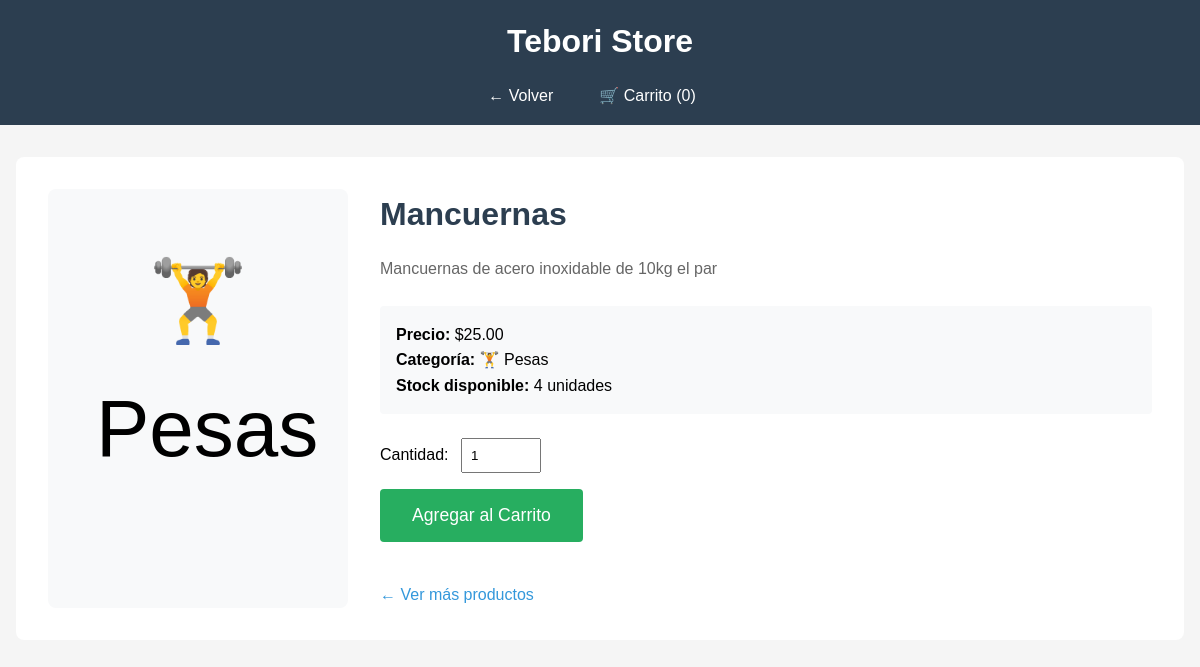
The page /ver_producto.php?id=6 on the database its author committed.
### tables this page shows
CREATE TABLE `productos` (
  `id` int(11) NOT NULL,
  `nombre` varchar(200) NOT NULL,
  `descripcion` text DEFAULT NULL,
  `precio` decimal(10,2) NOT NULL,
  `categoria` varchar(50) NOT NULL,
  `stock` int(11) DEFAULT 0,
  `imagen` varchar(255) DEFAULT 'default.jpg',
  `fecha_creacion` timestamp NOT NULL DEFAULT current_timestamp(),
  `activo` tinyint(1) DEFAULT 1
);

### datos.php (called while the page is built, shortened)
<?php
$database = new Database();
$conn = $database->getConnection();
$categorias = array(
    'pesas' => '🏋️ Pesas',
    'boxeo' => '🥊 Boxeo',
    'cardio' => '🏃 Cardio',
    'yoga' => '🧘 Yoga',
    'suplementos' => '💊 Suplementos',
    'ropa' => '👕 Ropa Deportiva'
);
function obtenerProductos($conn, $categoria_filtro = null) {
    $query = "SELECT * FROM productos WHERE activo = 1";
    $query .= " ORDER BY fecha_creacion DESC";
    $stmt = $conn->prepare($query);
    $stmt->execute();
    return $stmt->fetchAll(PDO::FETCH_ASSOC);
}
$productos_array = obtenerProductos($conn);
$productos = array();
foreach ($productos_array as $producto) {
    $productos[$producto['id']] = $producto;
}
$total_carrito = 0;
?>

### ver_producto.php (the view, shortened to what this page needs)
<?php
include 'datos.php';
$id_producto = isset($_GET['id']) ? intval($_GET['id']) : 0;
$producto = null;
if (isset($productos[$id_producto])) {
    $producto = $productos[$id_producto];
}
?>
<!DOCTYPE html>
<html lang="es">
<head>
    <link rel="stylesheet" href="estilo.css">
</head>
<body>
    <div class="encabezado" style="text-align:center;">
        <h1 >Tebori Store</h1>
        <div class="menu">
            <a href="index.php">← Volver</a>
            <a href="carrito.php">🛒 Carrito (<?php echo $total_carrito; ?>)</a>
        </div>
    </div>
    <div class="contenedor">
        <div class="detalle-producto">
            <div class="detalle-imagen">
                <?php
                if (isset($categorias[$producto['categoria']])) {
                    echo $categorias[$producto['categoria']];
                } else {
                    echo ' ';
                }
                ?>
            </div>
            <div class="detalle-info">
                <h1><?php echo htmlspecialchars($producto['nombre']); ?></h1>
                <p class="descripcion"><?php echo htmlspecialchars($producto['descripcion']); ?></p>
                <div class="detalles">
                    <p><strong>Precio:</strong> $<?php echo number_format($producto['precio'], 2); ?></p>
                    <p><strong>Categoría:</strong>
                        <?php
                        if (isset($categorias[$producto['categoria']])) {
                            echo $categorias[$producto['categoria']];
                        } else {
                            echo $producto['categoria'];
                        }
                        ?>
                    </p>
                    <p><strong>Stock disponible:</strong> <?php echo $producto['stock']; ?> unidades</p>
                </div>
                <form action="agregar_carrito.php" method="POST" class="form-carrito">
                    <div class="cantidad">
                        <label>Cantidad:</label>
                        <input type="number" name="cantidad" value="1" min="1" max="<?php echo $producto['stock']; ?>">
                    </div>
                    <button type="submit" class="btn-agregar">Agregar al Carrito</button>
                </form>
                <a href="index.php" class="btn-volver">← Ver más productos</a>
            </div>
        </div>
    </div>
</body>
</html>

### estilo.css (style rules this page uses)
* { margin: 0; padding: 0; box-sizing: border-box; }
body { font-family: Arial, sans-serif; line-height: 1.6; background: #f5f5f5; }
.encabezado { background: #2c3e50; color: white; padding: 1rem; margin-bottom: 1rem; }
.encabezado h1 { margin-bottom: 0.5rem; }
.menu { margin-top: 1rem; }
.menu a, .menu span { color: white; margin-right: 1rem; text-decoration: none; padding: 0.3rem 0.8rem; border-radius: 4px; }
.contenedor { max-width: 1200px; margin: 0 auto; padding: 0 1rem; }
.detalle-producto { display: grid; grid-template-columns: 300px 1fr; gap: 2rem; background: white; padding: 2rem; border-radius: 8px; margin: 2rem 0; }
.detalle-imagen { font-size: 5rem; text-align: center; background: #f8f9fa; padding: 3rem; border-radius: 8px; }
.detalle-info h1 { margin-bottom: 1rem; color: #2c3e50; }
.descripcion { color: #666; margin-bottom: 1.5rem; line-height: 1.6; }
.detalles { background: #f8f9fa; padding: 1rem; border-radius: 4px; margin-bottom: 1.5rem; }
.form-carrito { margin: 1.5rem 0; }
.cantidad { margin-bottom: 1rem; }
.cantidad input { width: 80px; padding: 0.5rem; margin-left: 0.5rem; }
.btn-agregar { background: #27ae60; color: white; border: none; padding: 1rem 2rem; font-size: 1.1rem; border-radius: 4px; cursor: pointer; }
.btn-volver { display: inline-block; color: #3498db; text-decoration: none; margin-top: 1rem; }

### rows shown on the page
productos: categoria "🏋️ Pesas", nombre "Mancuernas", descripcion "Mancuernas de acero inoxidable de 10kg el par", precio "25.00", stock "4"

### other values the page prints
$total_carrito "0"
